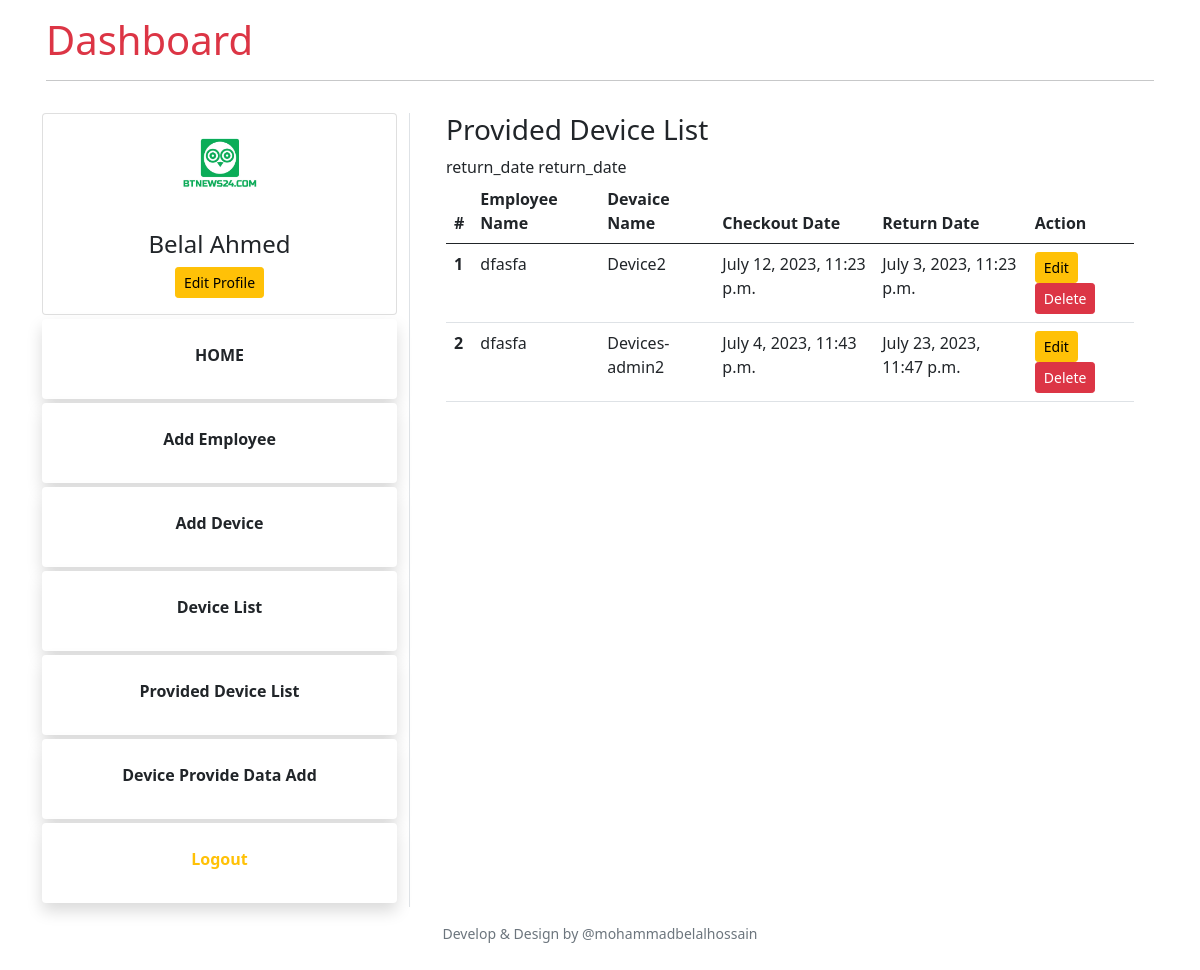
The app's page /provided-device-list (signed in) with its own data.
### companies_app/models.py (models this page shows, shortened)
class User(AbstractUser):
    is_company = models.BooleanField('is_company', default=True)

class CompaniesProfile(models.Model):
    company  = models.OneToOneField(User, on_delete=models.CASCADE, max_length=1)
    image    = models.ImageField(upload_to="profilepicture", default='no_profile.png')
    phone    = models.CharField(max_length=15,unique=True,blank=True,null=True)
    address  = models.CharField(max_length=100,blank=True,null=True)

class ProvidedDevice(models.Model):
    company   = models.ForeignKey(User,on_delete=models.CASCADE)
    employee   = models.ForeignKey(Employee,on_delete=models.CASCADE)
    device   = models.ForeignKey(Device,on_delete=models.CASCADE)
    checkout_date = models.DateTimeField()
    return_date = models.DateTimeField(blank=True,null=True)

class Employee(models.Model):
    company   = models.ForeignKey(User,on_delete=models.CASCADE)
    name     = models.CharField(max_length = 150)
    image    = models.ImageField(upload_to="employeprofilepicture", default='no_img.png')
    phone    = models.CharField(max_length=15,unique=True)
    address  = models.CharField(max_length=200)

class Device(models.Model):
    company   = models.ForeignKey(User,on_delete=models.CASCADE)
    name     = models.CharField(max_length = 150)
    image    = models.ImageField(upload_to="Devicepicture", default='no_img.png')

### companies_app/views.py (the view)
# urls.py: path('provided-device-list', provided_device_list, name='provided-device-list'),
def provided_device_list(request):
    provided_device = ProvidedDevice.objects.filter(company=request.user)
    context = {
       'provided_device':provided_device,
    }
    return render(request, 'companies_app/provided-device.html',context)

### companies_app/templates/companies_app/provided-device.html (shortened to what this page needs)
{% extends 'companies_app/base.html' %}
{% load crispy_forms_tags %}
{% block content %}
<div class="container">
    <h3>Provided Device List</h3>
    <table class="table">
        <thead>
          <tr>
            <th scope="col">#</th>
            <th scope="col">Employee Name</th>
            <th scope="col">Devaice Name</th>
            <th scope="col">Checkout Date</th>
            <th scope="col">Return Date</th>
            <th scope="col">Action</th>
          </tr>
        </thead>
        <tbody>
            {% for c in provided_device %}
            <tr>
                <th scope="row">{{forloop.counter}}</th>
                <td>{{ c.employee.name }}</td>
                <td>{{ c.device.name }}</td>
                <td>{{ c.checkout_date }}</td>
                <td>{{ c.return_date }}</td>
                <td>
                    <a class="btn btn-sm btn-warning" href="{% url 'provided-device-info-update' c.pk %}">Edit</a>
                    <a class="btn btn-sm btn-danger" href="{% url 'delete-provided-device' c.pk %}">Delete</a>
                </td>
              </tr>
            {% endfor %}
        </tbody>
      </table>
</div>
{% endblock content %}

### companies_app/templates/companies_app/base.html (shortened to what this page needs)
<!DOCTYPE html>
<html lang="en">
<head>
    <link href="https://cdn.jsdelivr.net/npm/bootstrap@5.0.2/dist/css/bootstrap.min.css" rel="stylesheet">
</head>
<body>
    <div class="container pb-2">
        <div class="row">
          <div class="col-lg-12 p-3">
            <h1> <a class="text-decoration-none text-danger" href="{% url 'home' %}">Dashboard</a></h1>
            <hr />
          </div>
        </div>
        <div class="row">
            <div class="col-md-4 border-end">
                {% if user.is_authenticated %}
                <div class="card">
                    <img class="mx-auto" src="{{ user.companiesprofile.image.url }}" style="height:100px; width: 100px; border-radius: 50%;" alt="">
                    <div class="card-body text-center">
                        <h4 class="text-center">{{ user.first_name }}</h4>
                        <a class="btn btn-warning btn-sm" href="{% url 'update-company-profile' %}">Edit Profile</a>
                    </div>
                </div>
                <a class="text-decoration-none " href="{% url 'home' %}">
                  <div class="card p-2 my-1 shadow bg-purple text-center border-0">
                    <div class="card-body">
                      <p class="card-title fw-bold text-dark">HOME</p>
                    </div>
                  </div>
                </a>
              {% if user.is_company %}
                <a class="text-decoration-none" href="{% url 'employee-add' %}">
                  <div class="card p-2 my-1 shadow bg-purple text-center border-0">
                    <div class="card-body">
                      <p class="card-title fw-bold text-dark">Add Employee</p>
                    </div>
                  </div>
                </a>
                <a class="text-decoration-none" href="{% url 'device-add' %}">
                    <div class="card p-2 my-1 shadow bg-purple text-center border-0">
                      <div class="card-body">
                        <p class="card-title fw-bold text-dark">Add Device</p>
                      </div>
                    </div>
                  </a>
                  <a class="text-decoration-none" href="{% url 'device-list' %}">
                    <div class="card p-2 my-1 shadow bg-purple text-center border-0">
                      <div class="card-body">
                        <p class="card-title fw-bold text-dark">Device List</p>
                      </div>
                    </div>
                  </a>
                  <a class="text-decoration-none" href="{% url 'provided-device-list' %}">
                    <div class="card p-2 my-1 shadow bg-purple text-center border-0">
                      <div class="card-body">
                        <p class="card-title fw-bold text-dark">Provided Device List</p>
                      </div>
                    </div>
                  </a>
                  <a class="text-decoration-none" href="{% url 'device-checkout' %}">
                    <div class="card p-2 my-1 shadow bg-purple text-center border-0">
                      <div class="card-body">
                        <p class="card-title fw-bold text-dark">Device Provide Data Add</p>
                      </div>
                    </div>
                  </a>
              {% endif %}
              <a class="text-decoration-none" href="{% url 'logout' %}">
                <div class="card p-2 my-1 shadow bg-purple text-center border-0">
                  <div class="card-body">
                    <p class="card-title fw-bold text-warning">Logout</p>
                  </div>
                </div>
              </a>
            {% endif %}
            </div>
        <div class="col-md-8">
            {% block content %}
            {% endblock content %}
        </div>
        </div>
      <footer class="footer">
        <div class="row text-center p-3">
          <p class="small text-muted">Develop & Design by @mohammadbelalhossain</p>
        </div>
      </footer>
</body>
</html>

### records on screen
User: companiesprofile.image (picture), first_name "Belal Ahmed"
ProvidedDevice: employee.name "dfasfa", device.name "Device2", checkout_date "July 12, 2023, 11:23 p.m.", return_date "July 3, 2023, 11:23 p.m."
ProvidedDevice: employee.name "dfasfa", device.name "Devices-admin2", checkout_date "July 4, 2023, 11:43 p.m.", return_date "July 23, 2023, 11:47 p.m."
